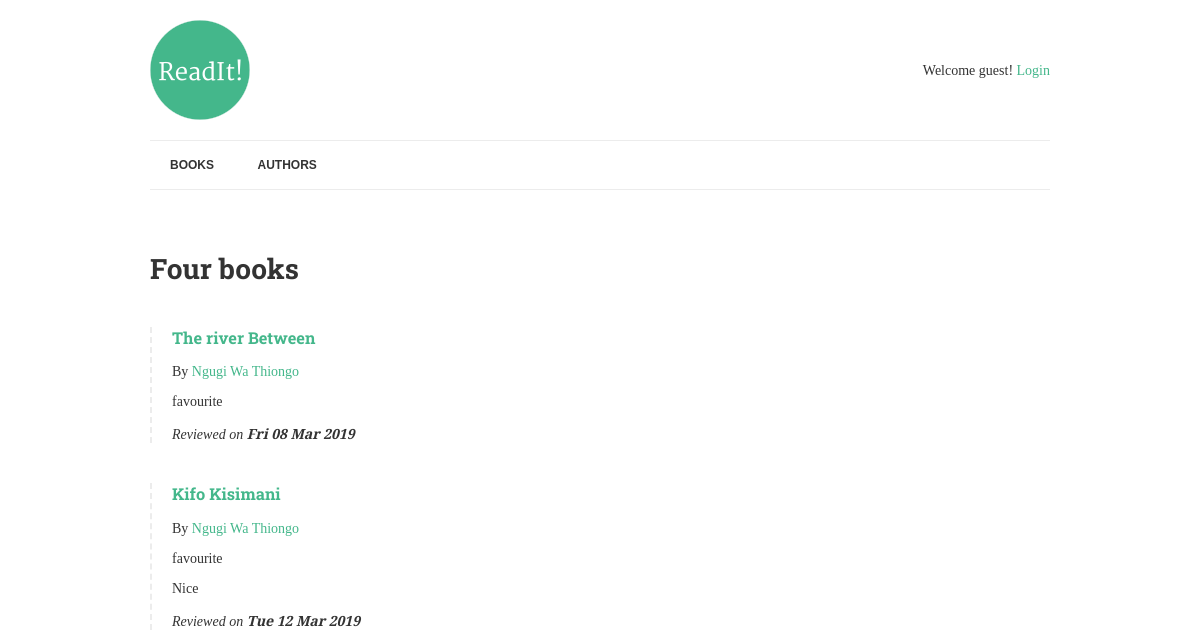
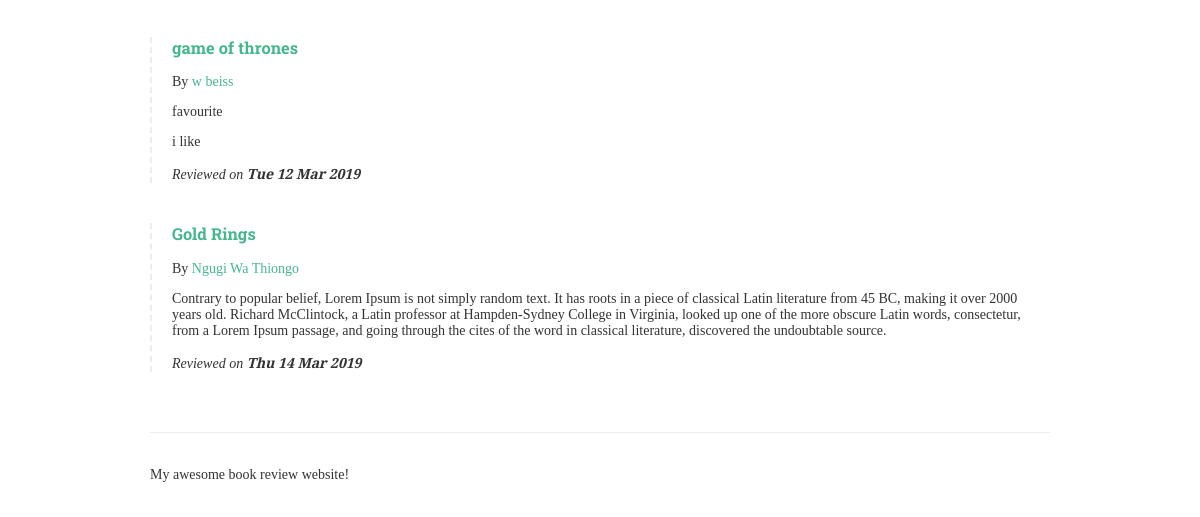
The app's page /, older data (2 pictures, top to bottom).
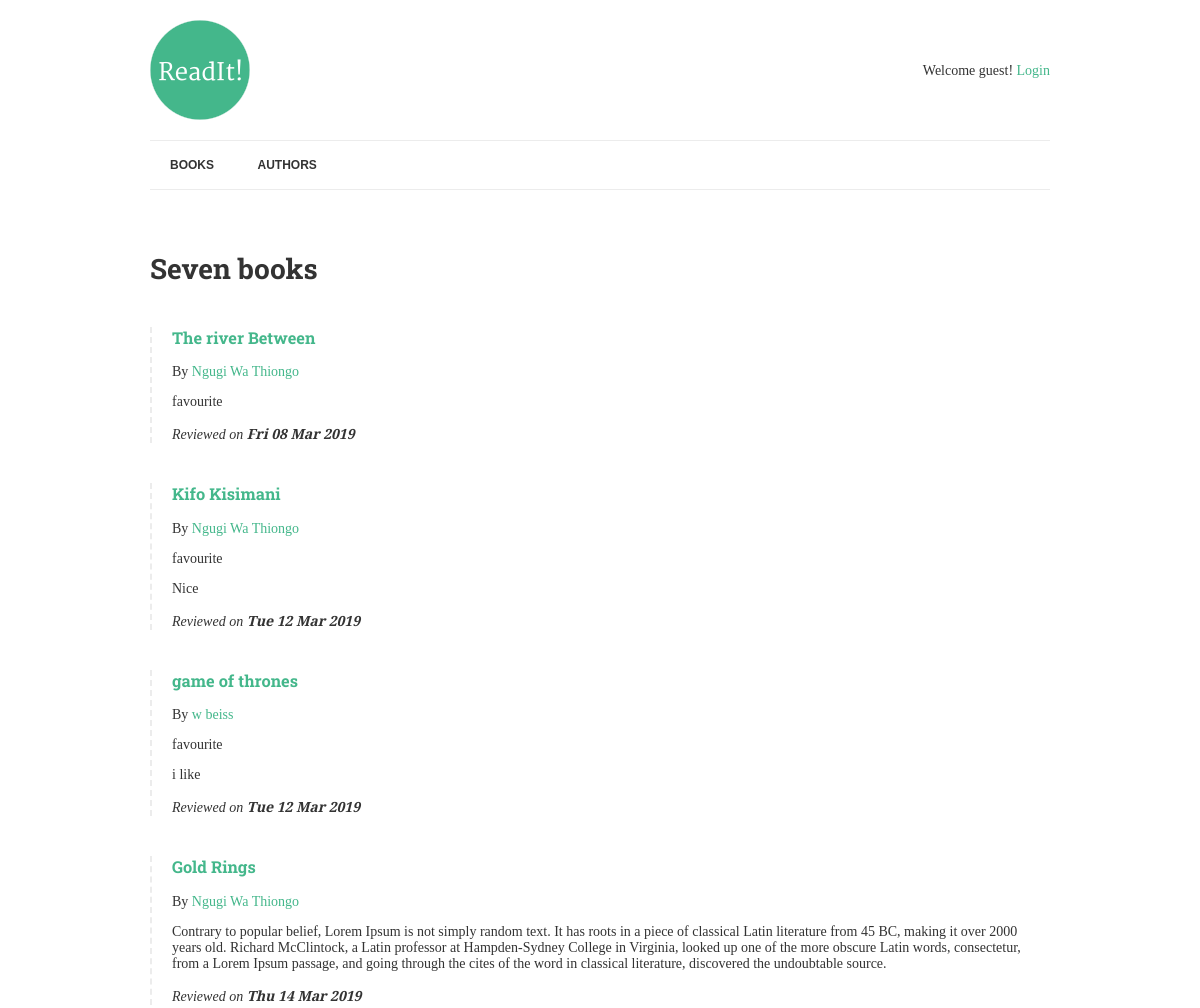
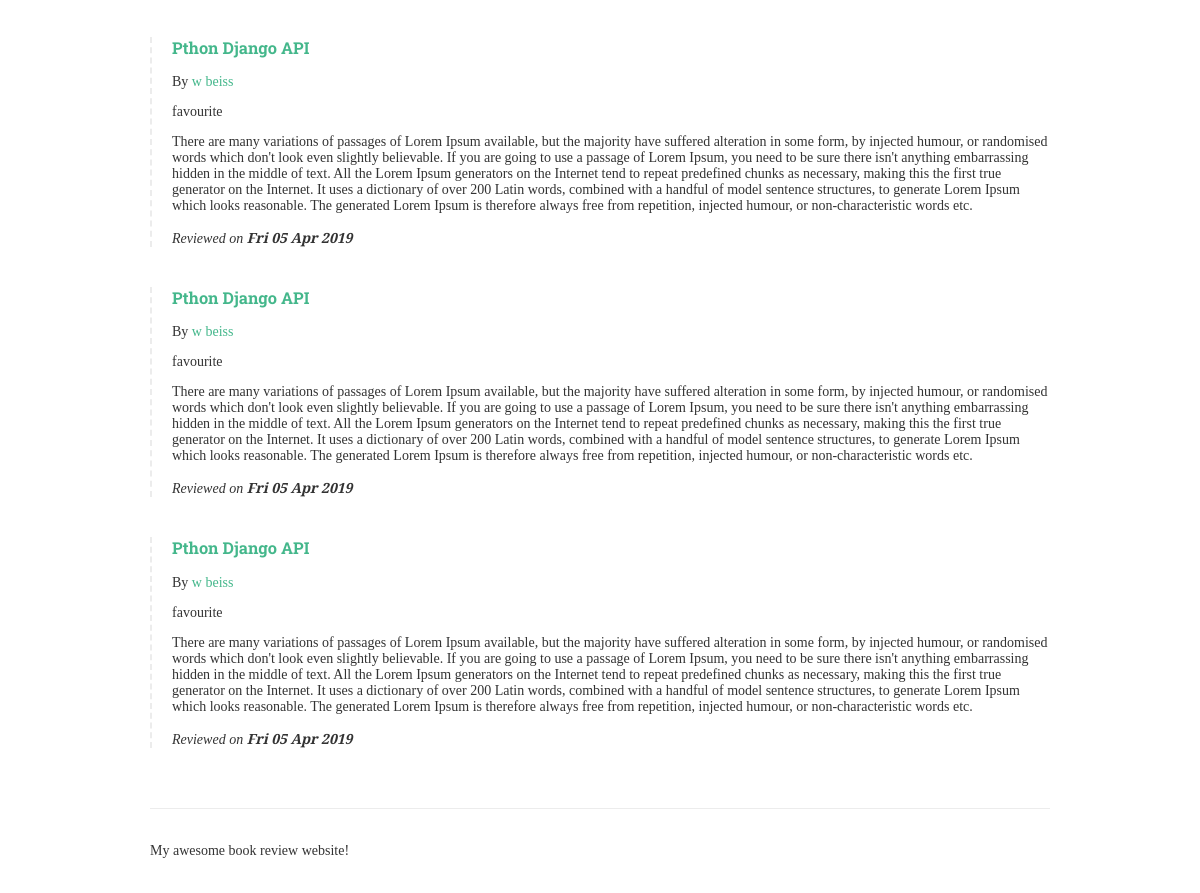
The same page, newer data (2 pictures, top to bottom).
### books/models.py (models this page shows, shortened)
class Book(models.Model):
    title = models.CharField(max_length=150)
    authors = models.ManyToManyField("Author", related_name="books")
    review = models.TextField(blank=True, null=True)
    reviewed_by = models.ForeignKey(User, blank=True, null=True, related_name='reviews', on_delete=models.CASCADE)
    date_reviewed = models.DateTimeField(blank=True, null=True)
    is_favourite = models.BooleanField(default=False, verbose_name="Favourite?")

class Author(models.Model):
    name = models.CharField(max_length=70, help_text="Use pen name, not real name", unique=True)

### books/views.py (the view)
# urls.py: path('', views.list_books, name='books'),
def list_books(request):
    books = Book.objects.exclude(date_reviewed__isnull=True).prefetch_related('authors')
    context = {
        'books': books
    }
    return render(request, 'list.html', context)

### books/templates/list.html
{% extends "base.html" %}
{% load humanize %}
{% block content %}
	<h1>{{ books.count|apnumber|title }} book{{ books.count|pluralize }}</h1>
	{% for book in books %}
		{% include "book-detail.html" %}
	{% endfor %}
{% endblock %}

### books/templates/book-detail.html (shortened to what this page needs)
<div class="book">
	<h3><a href="{% url 'book-detail' book.pk %}">{{ book.title }}</a></h3>
	<p>By {% for author in book.authors.all %}<a href="{% url 'author-detail' author.pk %}">{{ author.name }}</a>{% endfor %}</p>
	{% if book.is_favourite %}<p class="highlight">favourite</p>{% endif %}
	<p>{{ book.review|linebreaks }}</p>
	<p class="meta">
		Reviewed on <strong>{{ book.date_reviewed|date:"D d M Y" }}</strong>
	</p>
</div>

Row changes from the older to the newer data that the page shows:
now on this page (row edited): Book: title "Pthon Django API", is_favourite "favourite", review "There are many variations of passages of Lorem Ipsum available, but the majority have suffered alteration in some form, by injected humour, or randomised words which don't look even slightly believable. If you are going to use a passage of Lorem Ipsum, you need to be sure there isn't anything embarrassing hidden in the middle of text. All the Lorem Ipsum generators on the Internet tend to repeat predefined chunks as necessary, making this the first true generator on the Internet. It uses a dictionary of over 200 Latin words, combined with a handful of model sentence structures, to generate Lorem Ipsum which looks reasonable. The generated Lorem Ipsum is therefore always free from…", date_reviewed "Fri 05 Apr 2019", Author (name "w beiss")
now on this page (row edited): Book: title "Pthon Django API", is_favourite "favourite", review "There are many variations of passages of Lorem Ipsum available, but the majority have suffered alteration in some form, by injected humour, or randomised words which don't look even slightly believable. If you are going to use a passage of Lorem Ipsum, you need to be sure there isn't anything embarrassing hidden in the middle of text. All the Lorem Ipsum generators on the Internet tend to repeat predefined chunks as necessary, making this the first true generator on the Internet. It uses a dictionary of over 200 Latin words, combined with a handful of model sentence structures, to generate Lorem Ipsum which looks reasonable. The generated Lorem Ipsum is therefore always free from…", date_reviewed "Fri 05 Apr 2019", Author (name "w beiss")
now on this page (row edited): Book: title "Pthon Django API", is_favourite "favourite", review "There are many variations of passages of Lorem Ipsum available, but the majority have suffered alteration in some form, by injected humour, or randomised words which don't look even slightly believable. If you are going to use a passage of Lorem Ipsum, you need to be sure there isn't anything embarrassing hidden in the middle of text. All the Lorem Ipsum generators on the Internet tend to repeat predefined chunks as necessary, making this the first true generator on the Internet. It uses a dictionary of over 200 Latin words, combined with a handful of model sentence structures, to generate Lorem Ipsum which looks reasonable. The generated Lorem Ipsum is therefore always free from…", date_reviewed "Fri 05 Apr 2019", Author (name "w beiss")
Text that changed along with them:
{{ books.count|apnumber|title }}: "Four" → "Seven"
